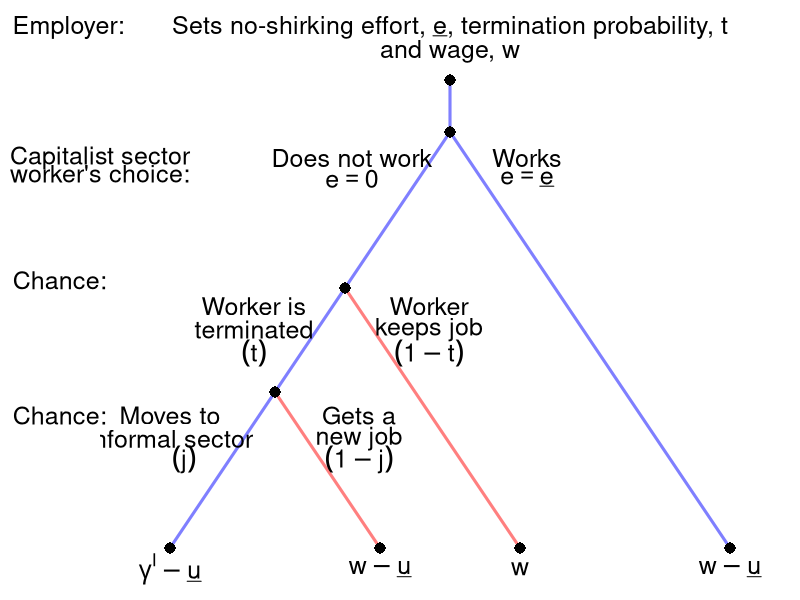

Write R code to recreate this figure.
require(shape)
pdf(file = "capitalism/sequential_no_shirking_dual.pdf", width = 9, height = 7)

#Set parameters for graphics
axislabelsize <- 1.5
labelsize <- 2
actionlabelsize <- 1.5
graphlinewidth <- 3
segmentlinewidth <- 2
nodesize <- 1.5

COL <- c("#7fc97f", "#beaed4", "#fdc086", "#ffff99", "#386cb0", "#f0027f", "#bf5b17", "#666666")
COLA <- c("#99d8c9","#66c2a4","#41ae76", "#238b45", "#005824")
COLB <- c("#4eb3d3", "#2b8cbe", "#0868ac","#084081")

par(mar =  c(0, 5, 4, 0))

xlims <- c(0, 10)
ylims <- c(0, 10)

npts <- 501 
x <- seq(xlims[1], xlims[2], length.out = npts)
y <- seq(ylims[1], ylims[2], length.out = npts) 

plot(0, 0, xlim = xlims, ylim = ylims, type = "n",
     xlab = expression(paste("")),
     ylab = expression(paste("")), 
     xaxt = "n", 
     yaxt = "n", 
     cex.lab = axislabelsize, 
     bty = "n",
     xaxs="i", 
     yaxs="i")

ticksy <- seq(from = 0, to = ylims[2], by = 2)
ylabels <- seq(from = 0, to = ylims[2], by = 2)
ticksx <- seq(from = 0, to = xlims[2], by = 2)
xlabels <- seq(from = 0, to = xlims[2], by = 2)

#Branches for Agent
segments(5, 9, 5, 10, lty = 1, col = rgb(0, 0, 1, 0.5), lwd = graphlinewidth, xpd = TRUE)
#Fish 10
segments(5, 9, 1, 1, lty = 1, col = rgb(0, 0, 1, 0.5), lwd = graphlinewidth)
#Fish 12
segments(5, 9, 9, 1, lty = 1, col = rgb(0, 0, 1, 0.5), lwd = graphlinewidth)

#Branches for Agent
#From Aram Fishing 10
#Bina fishes 10
segments(3.5, 6, 6, 1, lty = 1, col = rgb(1, 0, 0, 0.5), lwd = graphlinewidth)
#Bina fishes 12
segments(2.5, 4, 4, 1, lty = 1, col = rgb(1, 0, 0, 0.5), lwd = graphlinewidth)

#From Aram fishing 12
#Bina fishes 10
#segments(7.5, 5, 6, 1, lty = 1, col = rgb(1, 0, 0, 0.5), lwd = graphlinewidth)


#Bina fishes 12
#segments(7.5, 5, 9, 1, lty = 1, col = rgb(1, 0, 0, 0.5), lwd = graphlinewidth)

#Initial node
points(5, 10, pch = 16, col = "black", cex = nodesize, xpd = TRUE)
points(5, 9, pch = 16, col = "black", cex = nodesize)

#P1 Nodes
points(2.5, 4, pch = 16, col = "black", cex = nodesize)
points(3.5, 6, pch = 16, col = "black", cex = nodesize) 

#P2 Terminal Nodes
points(1, 1, pch = 16, col = "black", cex = nodesize)
points(4, 1, pch = 16, col = "black", cex = nodesize)
points(6, 1, pch = 16, col = "black", cex = nodesize)
points(9, 1, pch = 16, col = "black", cex = nodesize)

text(-0.45, 11, expression(paste("Employer:")), cex = actionlabelsize, xpd = TRUE)
text(5, 11, expression(paste("Sets no-shirking effort, ", underline(e), ", termination probability, ", t)), cex = actionlabelsize, xpd = TRUE)
text(5, 10.55, expression(paste("and wage, ", w)), cex = actionlabelsize, xpd = TRUE)

text(0, 8.5, expression(paste("Capitalist sector")), cex = actionlabelsize, xpd = TRUE)
text(0, 8.2, expression(paste("worker's choice:")), cex = actionlabelsize, xpd = TRUE)


text(3.6, 8.5, expression(paste("Does not work")), cex = actionlabelsize)
text(3.6, 8.1, expression(paste(e == 0)), cex = actionlabelsize)


text(6.1, 8.5, expression(paste("Works")), cex = actionlabelsize)
text(6.1, 8.1, expression(paste(e == underline(e))), cex = actionlabelsize)

text(-0.575, 6.15, expression(paste("Chance:")), cex = actionlabelsize, xpd = TRUE)

text(2.2, 6.15-0.5, expression(paste("Worker is")), cex = actionlabelsize)
text(2.2, 5.7-0.5, expression(paste("terminated")), cex = actionlabelsize)
text(2.2, 5.25-0.5, expression(paste((t))), cex = actionlabelsize)

text(4.7, 6.15-0.5, expression(paste("Worker")), cex = actionlabelsize)
text(4.7, 5.7-0.5, expression(paste("keeps job")), cex = actionlabelsize)
text(4.7, 5.25-0.5, expression(paste( (1-t) )), cex = actionlabelsize)

text(-0.575, 3.55, expression(paste("Chance:")), cex = actionlabelsize, xpd = TRUE)

text(1, 3.55, expression(paste("Moves to")), cex = actionlabelsize)
text(1, 3.1, expression(paste("informal sector")), cex = actionlabelsize)


text(3.7, 3.55, expression(paste("Gets a")), cex = actionlabelsize)
text(3.7, 3.1, expression(paste("new job")), cex = actionlabelsize)

text(1.2, 2.7, expression(paste( (j) )), cex = actionlabelsize)
text(3.7, 2.7, expression(paste( (1-j) )), cex = actionlabelsize)


#Payoffs 
text(1, .6, expression(gamma^I- underline(u)), cex = actionlabelsize)
text(4, .6, expression(w - underline(u)), cex = actionlabelsize)
text(6, .6, expression(w), cex = actionlabelsize)
text(9, .6, expression(paste(w - underline(u))), cex = actionlabelsize)

dev.off()
